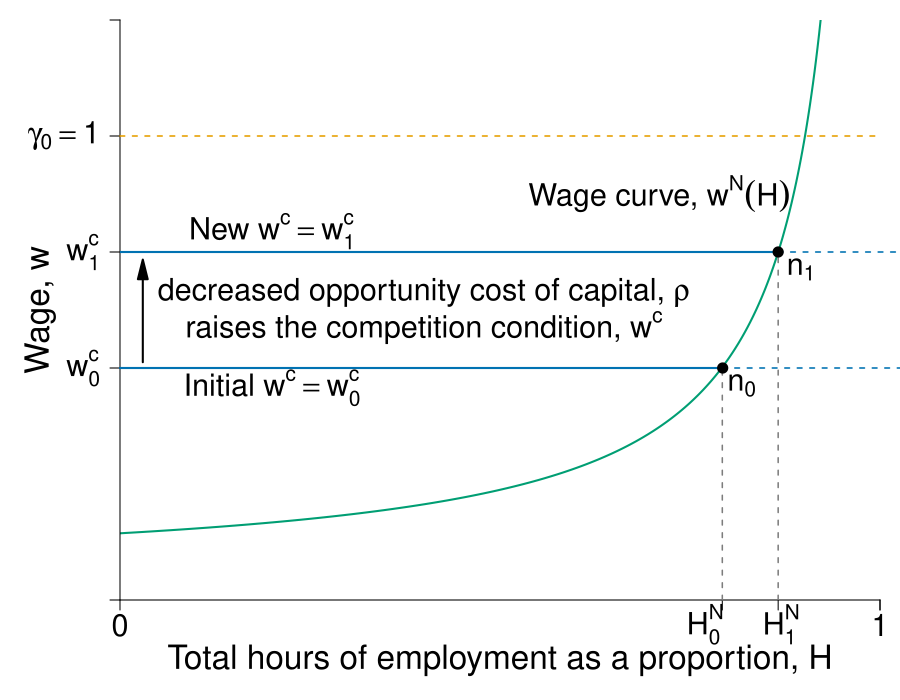

Recreate this plot in R.
require(shape)
require(plotrix)
pdf(file = "capitalism/macro_oppcost_capital_margin.pdf", width = 9, height = 7)

#Set parameters for graphics
pointsize <- 1.8
axislabelsize <- 2
labelsize <- 1.8
namesize <- 1.8
annotatesize <- 1.5
graphlinewidth <- 2
segmentlinewidth <- 1.5

COL <- c("#7fc97f", "#beaed4", "#fdc086", "#ffff99", "#386cb0", "#f0027f", "#bf5b17", "#666666")
COLA <- c("#e0f3db", "#99d8c9","#66c2a4","#41ae76", "#238b45", "#005824")
COLB <- c("#c6dbef", "#4eb3d3", "#2b8cbe", "#0868ac","#084081")
COLC <- c("#fcfbfd", "#efedf5", "#dadaeb", "#bcbddc", "#9e9ac8", "#807dba", "#6a51a3", "#54278f", "#3f007d")
grays <- gray.colors(25, start = 1, end = 0, alpha = 1)

CBCols <- c("#009E73","#0072B2","#E69F00","#CC79A7", "#F0E442")

WageFn <- function(h, ubar = 3, B = 2, t = 0.8) {
  B + ubar + (ubar - ubar*t +  ubar*t*h )/(t*(1 - h))
}

WageFn#COL <- c("#1B9E77", "#D95F02", "#7570B3", "#E7298A", "#66A61E", "#E6AB02", "#A6761D", "#666666")
COL <- c("#7fc97f", "#beaed4", "#fdc086", "#ffff99")
par(mar =  c(5, 6, 1, 1))
xlims <- c(0, 1)
ylims <- c(0, 50)


plot(0, 0, xlim = xlims, ylim = ylims, type = "n",
     xlab = expression(paste("Total hours of employment as a proportion, ", H)),
     ylab = expression(paste("Wage, ", w)),
     xaxt = "n", 
     yaxt = "n",
     cex.lab = axislabelsize, 
     bty = "n", 
     xaxs = "i", 
     yaxs = "i")

npts <- 500 
npts2 <- 501
#Specify the sequences of points for graphing. 
xx1 <- seq(xlims[1], 1, length.out = npts)
xx2 <- seq(xlims[1], xlims[2], length.out = npts)
xx3 <- seq(xlims[1], xlims[2], length.out = npts2)
xx4 <- seq(xlims[1], 25, length.out = npts2)

#Draw the lines for the graphs
lines(xx1, WageFn(xx1), col = CBCols[1], lwd = graphlinewidth)
#lines(xx2, solowCondition(xx2, delta = 5), col = COL[3], lwd = 4)
#lines(xx2, solowInfeas(xx2, delta = 5), col = COL[1], lwd = 4, lty = 2)

#Customize ticks and labels for the plot
# ticksy <- c(0, 2.5, 5, 20, 25,  40)
# ylabels <- c(0, expression(paste(B)), expression(paste(B+underline(u))), expression(paste(w[0])), expression(paste(w[2])), NA)

ticksy <- c(0, 20, 30, 40, ylims[2])
ylabels <- c(NA, expression(paste(w[0]^c)), expression(paste(w[1]^c)), expression(paste(gamma[0] == 1)), NA )

ticksx <- c(0, 0.7925, 0.866, 1, xlims[2])
#xlabels <- c(0, expression(paste(H[0],"*")), expression(paste(H[2],"*")), 1.0, NA)
xlabels <- c(0, NA, NA, 1.0, NA)
axis(1, at = ticksx, pos = 0, labels = xlabels, cex.axis = labelsize)
axis(2, at = ticksy, pos = 0, labels = ylabels, las = 1, cex.axis = labelsize)

#x-axis tick label 
text(0.87, -2.1, expression(paste(H[1]^N)), cex = labelsize,xpd = TRUE)
text(0.77, -2.1, expression(paste(H[0]^N)), cex = labelsize,xpd = TRUE)

#Annotation of the  graphs
text(0.71, 35, expression(paste("Wage curve, ", w^N*(H))), cex = labelsize)

#segments(1, 0, 1, 42, lty = 2, lwd = 3, col = "darkgray")
segments(0.7925, 0, 0.7925, 20, lty = 2, lwd = segmentlinewidth, col = grays[20], xpd = TRUE)


segments(0, 40, xlims[2], 40, lty = 2, lwd = segmentlinewidth, col = CBCols[3], xpd = TRUE)
#segments(0, 50, xlims[2], 50, lty = 2, lwd = segmentlinewidth, col = CBCols[3], xpd = TRUE)


#Arrows(0.85, 15, 0.85, 24, col = "black", lty = 1, lwd = 2, arr.type = "triangle")
#Arrows(0.85, 15, 0.85, 6, col = "black", lty = 1, lwd = 2, arr.type = "triangle")
#text(0.98, 14.5, expression(paste("Employment rent")))
#text(0.98, 12.5, expression(paste("increases with union")))

#Initial competition condition 
segments(0, 20, 0.7925, 20, lty = 1, lwd = graphlinewidth, col = CBCols[2], xpd = TRUE)
segments(0.7925, 20, 1.2, 20, lty = 2, lwd = segmentlinewidth, col = CBCols[2], xpd = TRUE)

points(0.793, 20, pch = 16, col = "black", cex = 1.5)
text(0.793 + 0.025, 20 - 1.5, expression(paste(n[0])), cex = labelsize)


#Lower rho competition condition
segments(0, 30, 0.866, 30, lty = 1, lwd = graphlinewidth, col = CBCols[2])
segments(0.866, 30, 1.2, 30, lty = 2, lwd = segmentlinewidth, col = CBCols[2], xpd = TRUE)


Arrows(0.03, 20.5, 0.03, 28.5, col = "black", lty = 1, lwd = 2, arr.type = "triangle")
text(0.4, 26.5, expression(paste("decreased opportunity cost of capital, ", rho)), cex = labelsize)
text(0.4, 23.5, expression(paste("raises the competition condition, ", w^c)), cex = labelsize)

# text(0.37, 45, expression(paste("Union raises productivity, ", gamma)), cex = labelsize)
# Arrows(0.6, 41, 0.6, 48, col = "black", lty = 1, lwd = 2, arr.type = "triangle")

segments(0.866, 0, 0.866, 30, lty = 2, lwd = segmentlinewidth, col = grays[20])
points(0.866, 30, pch = 16, col = "black", cex = 1.5)
text(0.866 + 0.03, 30 - 1.5, expression(paste(n[1])), cex = labelsize)


#text(0.2, 36.7, expression(paste("New competition")), cex = labelsize, xpd = TRUE)
#text(0.2, 34.5, expression(paste("condition ")), cex = labelsize, xpd = TRUE)
text(0.2, 31.8, expression(paste("New ", w^c == w[1]^c)), cex = labelsize, xpd = TRUE)



#Unemployment benefits & a
#segments(0, 5, 1.2, 5, lty = 2, lwd = 2, col = "darkgray")
#segments(0, 2.5, 1.2, 2.5, lty = 2, lwd = segmentlinewidth, col = grays[20])

#Zero profit condition
#text(0.2, 18.3, expression(paste("Initial competition")), cex = labelsize, xpd = TRUE)
#text(0.2, 16, expression(paste("condition")), cex = labelsize, xpd = TRUE)
text(0.2, 18.3, expression(paste("Initial ", w^c == w[0]^c)), cex = labelsize, xpd = TRUE)
#text(0.97, 6, expression(paste(B + a)))
#text(0.97, 3.5, expression(paste(B, " (unemployment benefits)")))
#text(1.08, 36, expression(paste("level of")))
#text(1.08, 34, expression(paste("employment, ", bar(H))))

dev.off()
